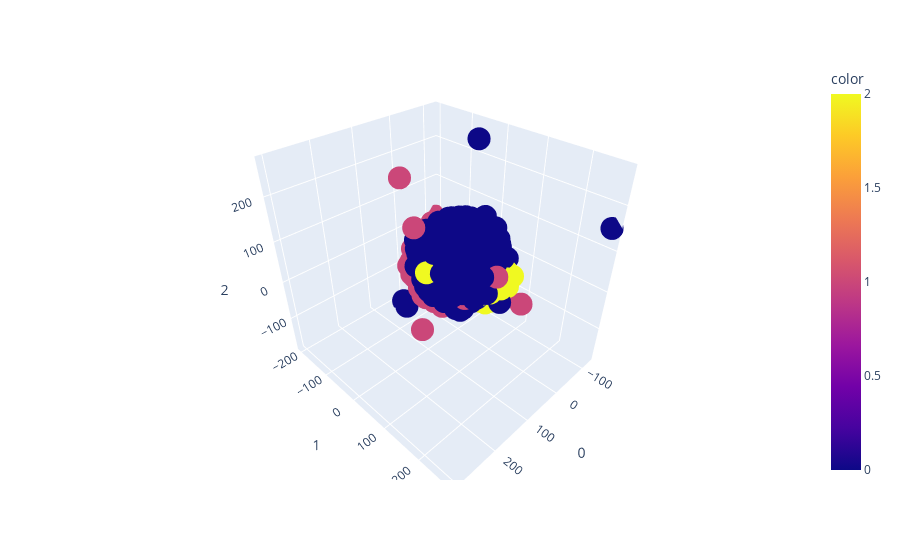

The cell this chart's notebook holds for it:
### Code cell
# Selecting and plotting the best RandIndex score
dict_result = my_record.maxRandIndex()
boolResult = my_record.getBoolForPipe(dict_result)

final_pipe = list()
methods = {'BonferroniTtest': Bonferroni_Ttest(alpha=0.05),
           'MaxMinScaler': MinMaxScaler(),
           'StandardScaler': StandardScaler(),
           'PCA': PCA(n_components=0.8)
          }

for k in boolResult.keys():
    if boolResult[k] is True:
        final_pipe.append((k, methods[k]))


if len(final_pipe) > 0:
    pipe = Pipeline(final_pipe)
    df = pipe.fit_transform(dataset, y)
else:
    df = dataset
    
clustering = clusters[dict_result['Cluster Algorithm']]
clustering.fit(df)
print('Silhouette: ', silhouette_score(df, clustering.labels_))
print('RandIndex: ', adjusted_rand_score(labels, clustering.labels_))

X_t = TSNE(n_components=3).fit_transform(df)
fig = px.scatter_3d(X_t, x=0, y=1, z=2 ,color=clustering.labels_)
fig.show()

### Figure 1 — Plotly figure (JSON) as saved in the notebook; plotly's stock layout.template omitted (floating-point values rounded to 4 significant figures; data arrays with more than 128 entries replaced by an {"elided": "..."} marker saying what was removed)
{"data": [{"hovertemplate": "0=%{x}<br>1=%{y}<br>2=%{z}<br>color=%{marker.color}<extra></extra>", "legendgroup": "", "marker": {"color": {"elided": "959 int values"}, "coloraxis": "coloraxis", "symbol": "circle"}, "mode": "markers", "name": "", "scene": "scene", "showlegend": false, "type": "scatter3d", "x": {"elided": "959 float values"}, "y": {"elided": "959 float values"}, "z": {"elided": "959 float values"}}], "layout": {"coloraxis": {"colorbar": {"title": {"text": "color"}}, "colorscale": [[0, "#0d0887"], [0.1111, "#46039f"], [0.2222, "#7201a8"], [0.3333, "#9c179e"], [0.4444, "#bd3786"], [0.5556, "#d8576b"], [0.6667, "#ed7953"], [0.7778, "#fb9f3a"], [0.8889, "#fdca26"], [1, "#f0f921"]]}, "legend": {"tracegroupgap": 0}, "margin": {"t": 60}, "scene": {"domain": {"x": [0, 1], "y": [0, 1]}, "xaxis": {"title": {"text": "0"}}, "yaxis": {"title": {"text": "1"}}, "zaxis": {"title": {"text": "2"}}}}}
